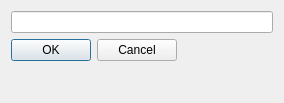
<ui version="4.0" >
 <class>textForm</class>
 <widget class="QDialog" name="textForm" >
  <property name="geometry" >
   <rect>
    <x>0</x>
    <y>0</y>
    <width>284</width>
    <height>103</height>
   </rect>
  </property>
  <property name="windowTitle" >
   <string>Enter text</string>
  </property>
  <layout class="QVBoxLayout" name="verticalLayout" >
   <item>
    <widget class="QLineEdit" name="lineEdit" />
   </item>
   <item>
    <layout class="QHBoxLayout" name="horizontalLayout" >
     <item>
      <widget class="QDialogButtonBox" name="buttonBox" >
       <property name="orientation" >
        <enum>Qt::Horizontal</enum>
       </property>
       <property name="standardButtons" >
        <set>QDialogButtonBox::Cancel|QDialogButtonBox::Ok</set>
       </property>
      </widget>
     </item>
     <item>
      <spacer name="horizontalSpacer" >
       <property name="orientation" >
        <enum>Qt::Horizontal</enum>
       </property>
       <property name="sizeHint" stdset="0" >
        <size>
         <width>40</width>
         <height>20</height>
        </size>
       </property>
      </spacer>
     </item>
    </layout>
   </item>
   <item>
    <spacer name="verticalSpacer" >
     <property name="orientation" >
      <enum>Qt::Vertical</enum>
     </property>
     <property name="sizeHint" stdset="0" >
      <size>
       <width>20</width>
       <height>19</height>
      </size>
     </property>
    </spacer>
   </item>
  </layout>
 </widget>
 <resources/>
 <connections>
  <connection>
   <sender>buttonBox</sender>
   <signal>accepted()</signal>
   <receiver>textForm</receiver>
   <slot>accept()</slot>
   <hints>
    <hint type="sourcelabel" >
     <x>248</x>
     <y>254</y>
    </hint>
    <hint type="destinationlabel" >
     <x>157</x>
     <y>274</y>
    </hint>
   </hints>
  </connection>
  <connection>
   <sender>buttonBox</sender>
   <signal>rejected()</signal>
   <receiver>textForm</receiver>
   <slot>reject()</slot>
   <hints>
    <hint type="sourcelabel" >
     <x>316</x>
     <y>260</y>
    </hint>
    <hint type="destinationlabel" >
     <x>286</x>
     <y>274</y>
    </hint>
   </hints>
  </connection>
 </connections>
</ui>
